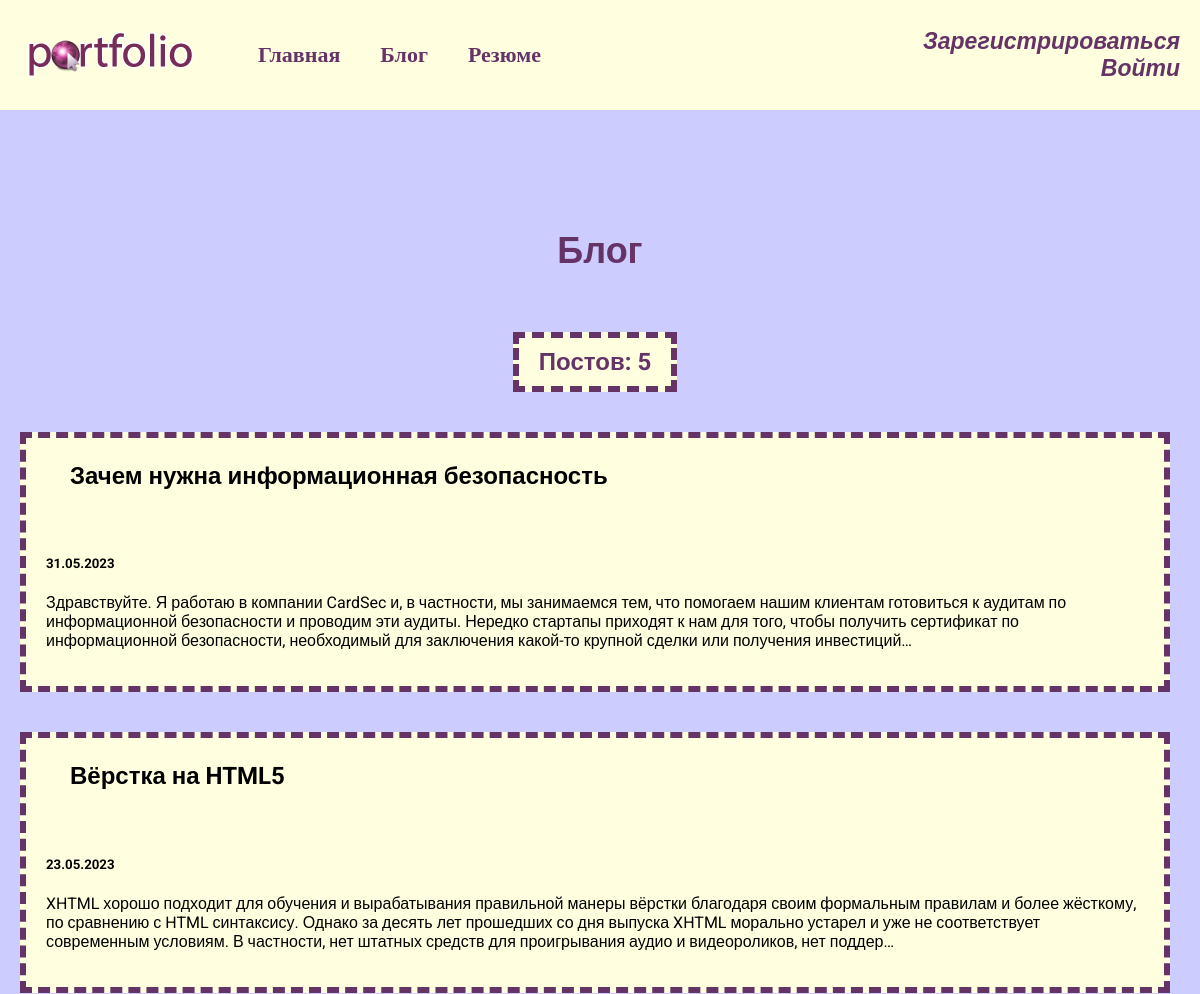
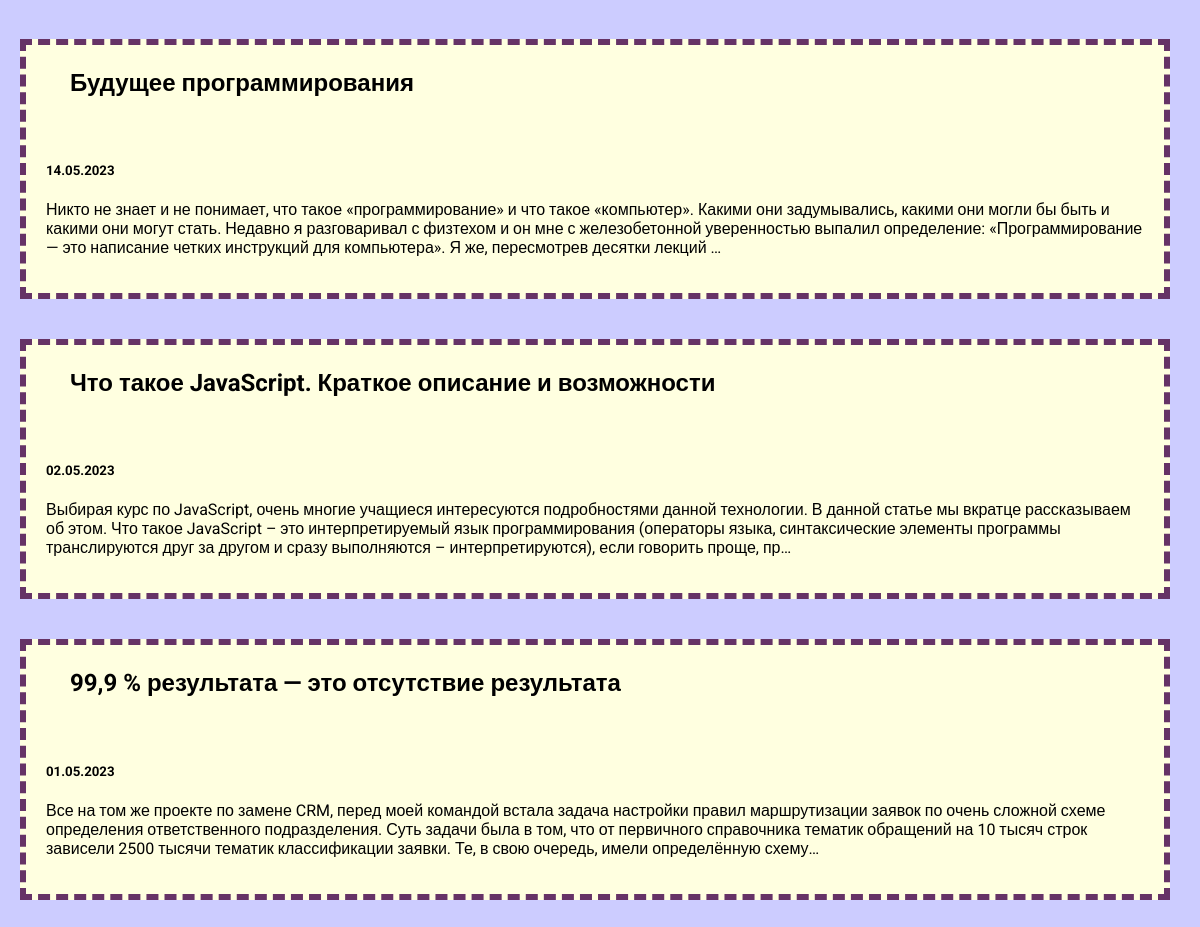
Screenshot of /blog/ with the database file from the repository (2 pictures, top to bottom).
### blog/models.py (models this page shows, shortened)
class Blog(models.Model):
    title = models.CharField(max_length=200)
    description = models.TextField()
    date = models.DateField()

### blog/views.py (the view)
# urls.py: path('', views.blogs, name='blogs'),
def blogs(request):
    blogs = Blog.objects.order_by('-date')
    return render(request, 'blog/blogs.html', {'blogs': blogs})

### blog/templates/blog/blogs.html
{% extends 'skills/base.html' %}
{% block content %}
<h1>Блог</h1>
<h2 class="count">Постов: {{ blogs.count }}</h2>
{% for blog in blogs %}
<div class="element">
    <h2 class="top"><a href="{% url 'detail' blog.id %}">{{ blog.title }}</a></h2>
    <div class="blog_text">
        <h5>{{ blog.date|date:'d.m.Y' }}</h5>
        <p>{{ blog.description|striptags|truncatechars:360 }}</p>
    </div>
</div>
{% endfor %}
{% endblock %}

### skills/static/css/style.css (style rules this page uses)
body { background: #CCCCFF; font-family:'Roboto', sans-serif; padding: 0; margin: 0; }
.element, .count { background: lightyellow; border: 6px dashed #663366; margin: 20px 0; margin-right: 10px; }
.content h1 { text-align: center; margin: 60px 0 40px; font-size: 36px ; }
.top { background: #663366; margin: 0; }
.top a { color:#FFF; text-decoration: none; padding: 20px; display: block; }
.blog_text { padding: 20px; box-sizing: border-box; }
.count { padding: 10px 20px; box-sizing: border-box; }
a { text-decoration: none; }
h1, h2 { color: #663366; }
.top { padding: 4px 24px; margin-top: 0; background: transparent; border: none; color: #663366; }
.content a { color: #000; display: block; padding: 20px; }

### rows the page displays
Blog: title "Зачем нужна информационная безопасность", date "31.05.2023", description "Здравствуйте. Я работаю в компании CardSec и, в частности, мы занимаемся тем, что помогаем нашим клиентам готовиться к аудитам по информационной безопасности и проводим эти аудиты. Нередко стартапы приходят к нам для того, чтобы получить сертификат по информационной безопасности, необходимый для заключения какой-то крупной сделки или получения инвестиций…"
Blog: title "Вёрстка на HTML5", date "23.05.2023", description "XHTML хорошо подходит для обучения и вырабатывания правильной манеры вёрстки благодаря своим формальным правилам и более жёсткому, по сравнению с HTML синтаксису. Однако за десять лет прошедших со дня выпуска XHTML морально устарел и уже не соответствует современным условиям. В частности, нет штатных средств для проигрывания аудио и видеороликов, нет поддер…"
Blog: title "Будущее программирования", date "14.05.2023", description "Никто не знает и не понимает, что такое «программирование» и что такое «компьютер». Какими они задумывались, какими они могли бы быть и какими они могут стать. Недавно я разговаривал с физтехом и он мне с железобетонной уверенностью выпалил определение: «Программирование — это написание четких инструкций для компьютера». Я же, пересмотрев десятки лекций …"
Blog: title "Что такое JavaScript. Краткое описание и возможности", date "02.05.2023", description "Выбирая курс по JavaScript, очень многие учащиеся интересуются подробностями данной технологии. В данной статье мы вкратце рассказываем об этом. Что такое JavaScript – это интерпретируемый язык программирования (операторы языка, синтаксические элементы программы транслируются друг за другом и сразу выполняются – интерпретируются), если говорить проще, пр…"
Blog: title "99,9 % результата — это отсутствие результата", date "01.05.2023", description "Все на том же проекте по замене CRM, перед моей командой встала задача настройки правил маршрутизации заявок по очень сложной схеме определения ответственного подразделения. Суть задачи была в том, что от первичного справочника тематик обращений на 10 тысяч строк зависели 2500 тысячи тематик классификации заявки. Те, в свою очередь, имели определённую схему…"

### other values shown
{{ blogs.count }} "5"
